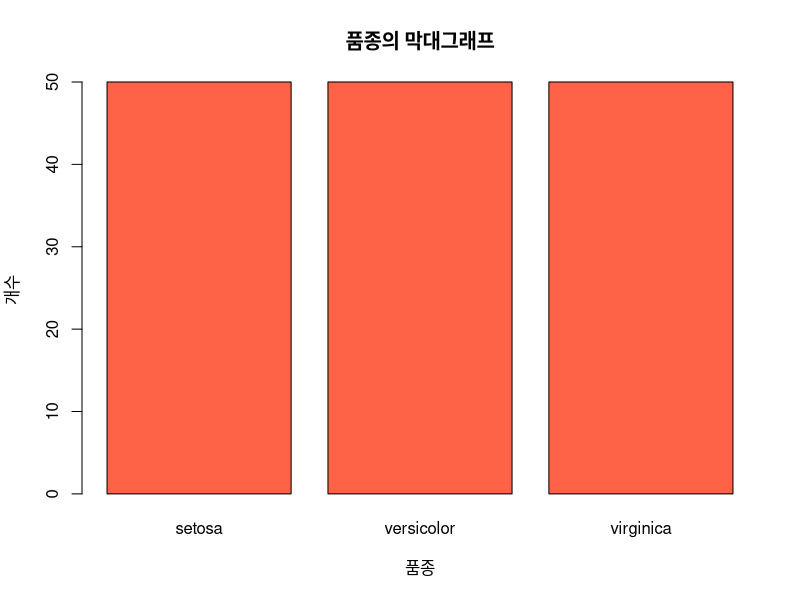
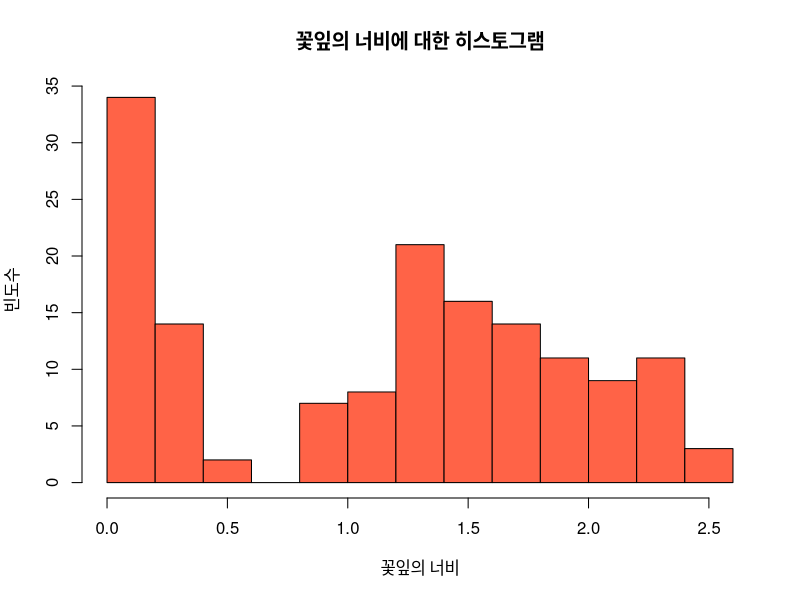
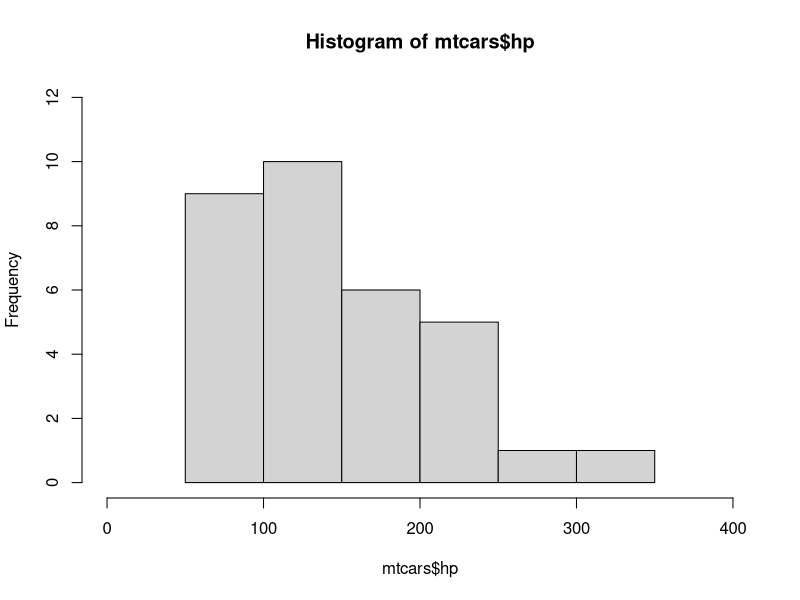
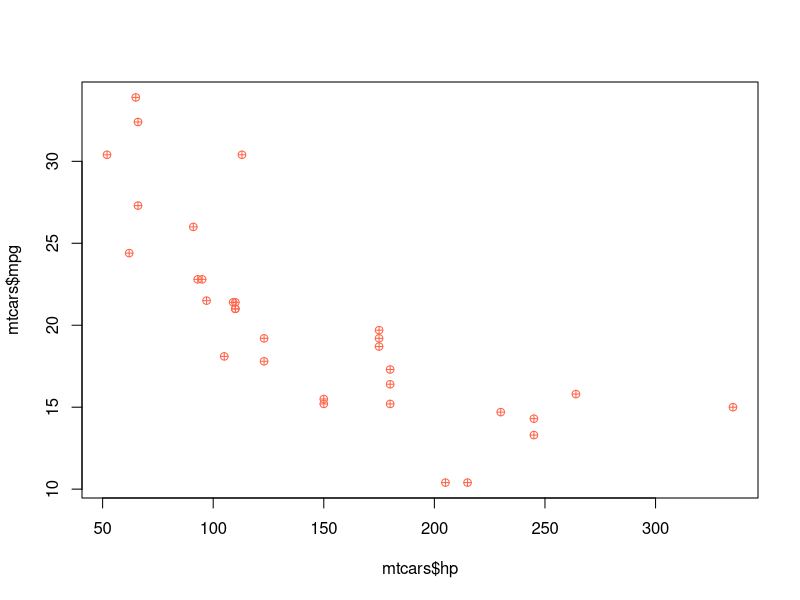
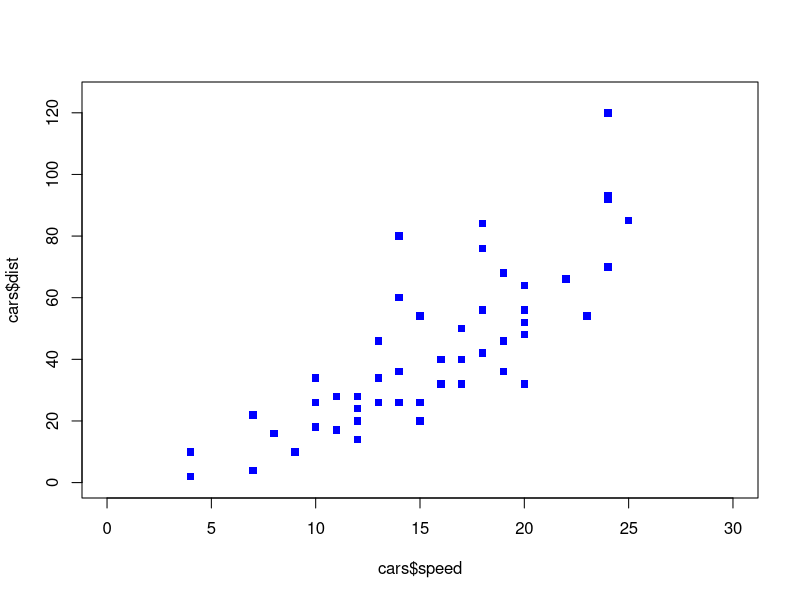

Reproduce these figures in R, in order.
# 02장 내장 데이터셋

# 연습문제 2.1
barplot(table(iris$Species),
        col='tomato',
        main='품종의 막대그래프',
        xlab='품종',
        ylab='개수',
        )

# 연습문제 2.2
mean(iris$Petal.Width)
var(iris$Petal.Width)
sd(iris$Petal.Width)

hist(iris$Petal.Width,
     col='tomato',
     main='꽃잎의 너비에 대한 히스토그램',
     xlab='꽃잎의 너비',
     ylab='빈도수',
     )

# 연습문제 2.3
hist(mtcars$hp,
     xlim=c(0,400),
     ylim=c(0,12)
       )

plot(mtcars$hp,mtcars$mpg,
     col='tomato',
     pch=10
     )

# 연습문제 2.4
str(cars)
summary(cars)     
plot(cars$speed,cars$dist,
     col='blue',
     pch=15,
     xlim=c(0,30),
     ylim=c(0,125)
)


# 연습문제 3.1

# 정사각형 넓이
n<-c(5,10,10)
area<-n*n
area

# 함수화 
area<-function(v) v^2
area(n)
sapply(n,area)

# 원의 둘레와 넓이
r<-c(5,10,15)     
round<-r*2*pi
area<-r*r*pi
round
area

#함수화
round<- function(r) r*2*pi
area<- function(r) r*r*pi

round(r)
area(r)

sapply(r,round)
sapply(r,area)



# 연습문제 3.2
n<-15
order<-'다이어트'
if (n%%15==0) {
  order<-'피자나라치킨공주'
} else if (n%%5==0) {
  order<-'치킨'
} else if (n%%3==0) {
  order<-'피자'
}
order

v<-1:15
order<-ifelse(v%%15==0, '피자나라치킨공주',
              ifelse(v%%5==0, '치킨',
                     ifelse(v%%3==0,'피자',
                            '다이어트')))
order

# 함수화
order<- function (v) ifelse(v%%15==0, '피자나라치킨공주',
                            ifelse(v%%5==0, '치킨',
                                   ifelse(v%%3==0,'피자', '다이어트')))

order(v)


# 연습문제 3.3

# 1에서 n까지의 세제곱의 합
n<-10
sum((1:n)^3)

cumsum<-function(x) sum((1:x)^3)
n<-c(10,15,20)
sapply(n,cumsum)

cumsum.1<- function(x) ((x*(x+1)/2)^2)
sapply(n,cumsum.1)


n<-20
num<-1
for (i in 1:n) {
  num<-num*i
  #print(num)
}
num

# 연습문제 3.4
n<-15
for (i in 1:n) {
  order<-'다이어트'
  if (i%%15==0) {
    order<-'피자나라치킨공주'
  } else if (i%%5==0) {
    order<-'치킨'
  } else if (i%%3==0) {
    order<-'피자'
  }
  cat(i, order,'\n')
}

# 연습문제 3.5
n<-5

for (i in 1:n) {
  for (j in 1:n) {
    cat('*')
  }
  cat('\n')
}

for (i in 1:n) {
  for (j in 1:i) {
    cat('*')
  }
  cat('\n')
}

for (i in 1:n) {
  if (i%%2==1) {
    for (j in 1:n) {
      cat('*')
    }
    cat('\n')
  }
  else {
    cat('*','\n')
    }
}

# 연습문제 3.6
n<-100

#약수 카운트 함수
div.cnt <- function (n) length((1:n)[n%%1:n==0])
#약수2개(소수)
(1:n)[sapply(1:n,div.cnt)==2]
# 소수개수
length((1:n)[sapply(1:n,div.cnt)==2])

# 연습문제 3.7
# 약수개수
div.cnt(100)
length((1:n)[n%%1:n==0])

maxval=0
val=0
for (i in 1:n) {
  cat(i,':',div.cnt(i),'\n')
  if (div.cnt(i)>=maxval) {
    maxval<-div.cnt(i)
    val<-i
  }
}
cat(val,':',maxval)

div.2<-function (n) {
  for (i in 1:sqrt(n)) {
    if (n%%i==0) {
      cat(i, n/i, '\n')
    }
  }
}
div.2(36)


# 연습문제 4.1

div<-sapply(1:15, div.cnt)
div

sum(div==2)

which(div==2)

sum(div)

# 연습문제 4.2
height<-c(163,175,182,178,161)
weight<-c(65,87,74,63,51)
blood<-factor(c("A","B","AB","O","A"))

lst<-list(height=height,weight=weight,blood=blood)
lst

mean(lst$height)
mean(lst$weight)
table(lst$blood)


# 연습문제 5.1
# 약수의 개수
div.cnt <- function (n) length((1:n)[n%%1:n==0])
sapply(1:15, div.cnt)

# 연습문제 5.2
# 소수의 개수
prime.cnt <- function (n) length((1:n)[sapply(1:n,div.cnt)==2])

prime.cnt(100)

#소수인지 판단
is.prime <- function (n) div.cnt(sqrt(n))==2
is.prime(97)

# 루트(sqrt)
is.prime2 <- function (n) div.cnt(sqrt(n))==2
#div.cnt2 <- function (n) length((1:sqrt(n))[n%%1:n==0])
is.prime2(97)
